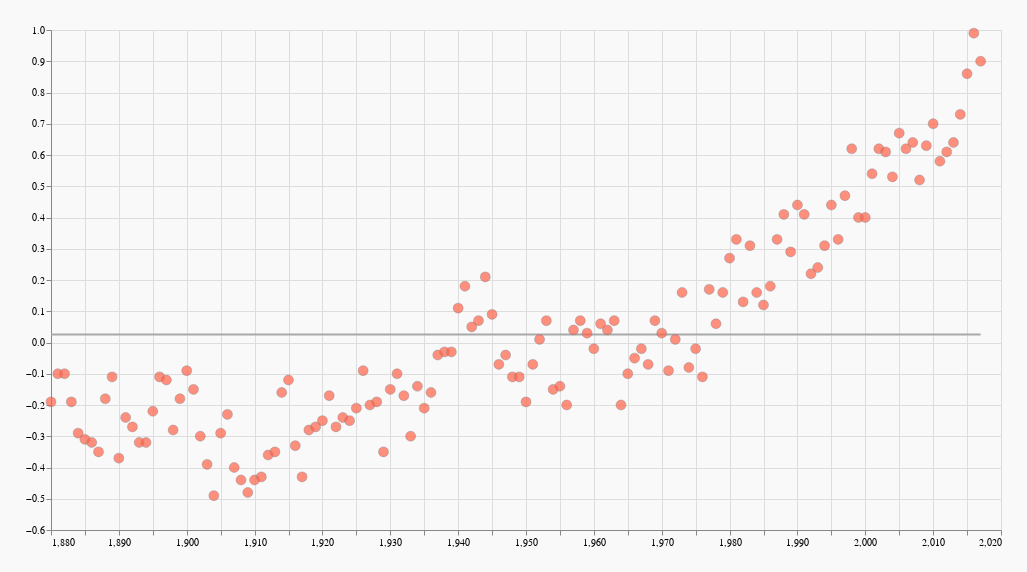

This figure's notebook cell:
### Code cell
alt.layer(line, base).properties(width = 950, height = 500, background = '#F9F9F9', padding = 25)

### Figure 1 — Vega-Lite specification as saved in the notebook (floating-point values rounded to 4 significant figures; data arrays with more than 128 entries replaced by an {"elided": "..."} marker saying what was removed)
{"config": {"view": {"continuousWidth": 400, "continuousHeight": 300}}, "layer": [{"data": {"name": "data-4a828f8b1c21f5e377af5fcec5126fa2"}, "mark": {"type": "line", "color": "#A9A9A9"}, "encoding": {"x": {"type": "quantitative", "field": "Year", "title": null}, "y": {"type": "quantitative", "field": "Temparature", "title": null}}}, {"data": {"name": "data-5cba552e0fd77e6cbafb6fd4c5c45f10"}, "mark": {"type": "point", "color": "#708090", "fill": "#FF6347", "size": 100, "strokeWidth": 0.5}, "encoding": {"x": {"type": "quantitative", "field": "Year", "scale": {"zero": false}, "title": null}, "y": {"type": "quantitative", "field": "J-D", "scale": {"zero": false}, "title": null}}}], "background": "#F9F9F9", "height": 500, "padding": 25, "width": 950, "$schema": "https://vega.github.io/schema/vega-lite/v4.8.1.json", "datasets": {"data-4a828f8b1c21f5e377af5fcec5126fa2": [{"Year": 1880, "Temparature": 0.02587}, {"Year": 2017, "Temparature": 0.02587}], "data-5cba552e0fd77e6cbafb6fd4c5c45f10": {"elided": "138 records"}}}
